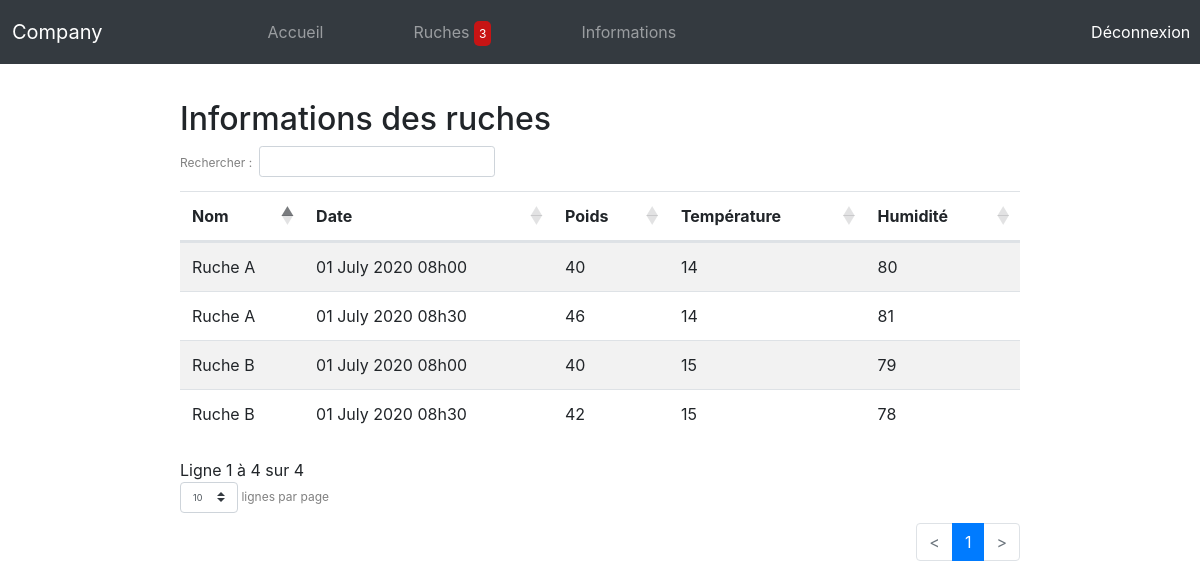
The app's page /informations.php with its own data.
### tables this page shows
CREATE TABLE `details_ruche` (
  `id` int NOT NULL,
  `id_ruche` int NOT NULL,
  `nom` varchar(255) NOT NULL,
  `poids` decimal(10,0) NOT NULL,
  `temperature` int NOT NULL,
  `humidite` int NOT NULL,
  `date` datetime NOT NULL
);

### informations.php (the view, shortened to what this page needs)
<?php
include 'connexion_bdd.php';
?>
<!doctype html>
<html lang="fr">
<head>
    <link rel="stylesheet" href="https://stackpath.bootstrapcdn.com/bootstrap/4.5.0/css/bootstrap.min.css"
>
    <link href="https://cdnjs.cloudflare.com/ajax/libs/twitter-bootstrap/4.1.3/css/bootstrap.css" rel="stylesheet">
    <link href="https://cdn.datatables.net/1.10.21/css/dataTables.bootstrap4.min.css" rel="stylesheet">
    <link href="https://cdn.datatables.net/buttons/1.6.2/css/buttons.bootstrap4.min.css" rel="stylesheet">
    <link href="resources/css/style.css" rel="stylesheet">
</head>
<body>
<header>
    <nav class="navbar-expand-lg navbar navbar-dark bg-dark">
        <a class="navbar-brand" href="#">Company</a>
        <div class="collapse navbar-collapse" id="navbarTogglerDemo02">
            <ul class="navbar-nav mr-auto mt-2 mt-lg-0">
                <li class="nav-item">
                    <a class="nav-link" href="index.php" id="accueil">Accueil</a>
                </li>
                <li class="nav-item">
                    <a class="nav-link" href="ruches.php" id="ruches">Ruches
                        <?php
                        $compt = $bdd->query("SELECT COUNT(id) AS 'nb' FROM ruches");
                        $donnees = $compt->fetch();
                        echo "<span class='nb_ruche'>" . $donnees['nb'] . "</span>";
                        ?>
                    </a>
                </li>
                <li class="nav-item">
                    <a class="nav-link" href="informations.php" id="infos">Informations</a>
                </li>
            </ul>
            <span class="navbar-text">
      Déconnexion
    </span>
        </div>
    </nav>
</header>
<section>
    <h2>Informations des ruches</h2>
    <table class="table table-striped table-ruches">
        <thead>
        <tr>
            <th scope="col">Nom</th>
            <th scope="col">Date</th>
            <th scope="col">Poids</th>
            <th scope="col">Température</th>
            <th scope="col">Humidité</th>
        </tr>
        </thead>
        <tbody>
        <?php
        $stmt = $bdd->prepare("SELECT * FROM details_ruche");
        if ($stmt->execute()) {
            while ($row = $stmt->fetch()) {
                echo "<tr><td>" . $row['nom'] . "</td><td>" . strftime('%d %B %Y %Hh%M', strtotime($row['date'])) . "</td><td>" . $row['poids'] . "</td><td>" . $row['temperature'] . "</td><td>" . $row['humidite'] . "</td></tr>";
            }
        }
        ?>
        </tbody>
    </table>
</section>
</body>
</html>

### resources/css/style.css (style rules this page uses)
.navbar-brand { margin-right: 10%; padding-left: 1%; }
.navbar-text { padding-right: 1%; color: white !important; }
.navbar { padding: 0 !important; }
.nav-link { padding: 20px 45px !important; }
header { margin-bottom: 3%; }
section { width: 70%; margin: auto; }
.nb_ruche { background-color: #c71414; padding: 5px; color: white; border-radius: 5px; font-size: 12px; }

### records on screen
details_ruche: nom "Ruche A", date "01 July 2020 08h00", poids "40", temperature "14", humidite "80"
details_ruche: nom "Ruche A", date "01 July 2020 08h30", poids "46", temperature "14", humidite "81"
details_ruche: nom "Ruche B", date "01 July 2020 08h00", poids "40", temperature "15", humidite "79"
details_ruche: nom "Ruche B", date "01 July 2020 08h30", poids "42", temperature "15", humidite "78"

### other values on screen
$donnees['nb'] "3"
